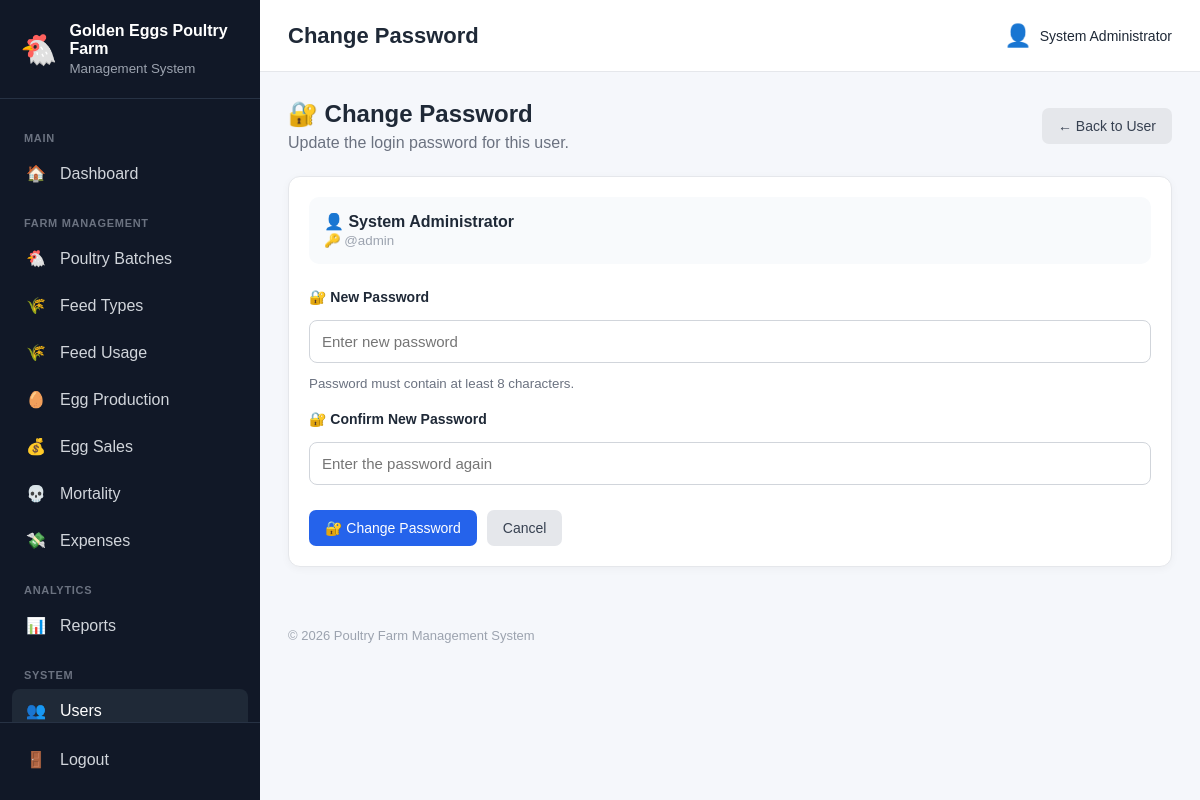
Screenshot of /users/password.php?id=1 (signed in) with the database file from the repository.
### tables this page shows
CREATE TABLE `farm_settings` (
  `id` int(10) unsigned NOT NULL AUTO_INCREMENT,
  `farm_name` varchar(150) NOT NULL,
  `farm_location` varchar(255) DEFAULT NULL,
  `phone` varchar(50) DEFAULT NULL,
  `email` varchar(150) DEFAULT NULL,
  `currency` varchar(10) DEFAULT 'GHS',
  `timezone` varchar(100) DEFAULT 'Africa/Accra',
  `created_at` timestamp NOT NULL DEFAULT current_timestamp(),
  `updated_at` timestamp NOT NULL DEFAULT current_timestamp() ON UPDATE current_timestamp(),
  PRIMARY KEY (`id`)
);

CREATE TABLE `users` (
  `id` int(10) unsigned NOT NULL AUTO_INCREMENT,
  `full_name` varchar(150) NOT NULL,
  `username` varchar(100) NOT NULL,
  `email` varchar(150) DEFAULT NULL,
  `password_hash` varchar(255) NOT NULL,
  `role` enum('admin','co_owner','employee') NOT NULL DEFAULT 'employee',
  `status` enum('active','inactive') NOT NULL DEFAULT 'active',
  `last_login` datetime DEFAULT NULL,
  `created_at` timestamp NOT NULL DEFAULT current_timestamp(),
  `updated_at` timestamp NOT NULL DEFAULT current_timestamp() ON UPDATE current_timestamp(),
  PRIMARY KEY (`id`),
  UNIQUE KEY `username` (`username`),
  UNIQUE KEY `email` (`email`)
);

### includes/functions.php (called while the page is built, shortened)
<?php
function e(?string $value): string
{
    return htmlspecialchars(
        $value ?? '',
        ENT_QUOTES,
        'UTF-8'
    );
}
function farmSettings(): array
{
    global $pdo;
    $settings = [
        'farm_name' =>
            defined('DEFAULT_FARM_NAME')
                ? DEFAULT_FARM_NAME
                : 'Poultry Farm',
        'farm_location' =>
            'Ghana',
        'phone' =>
            null,
        'email' =>
            null,
        'currency' =>
            defined('DEFAULT_CURRENCY')
                ? DEFAULT_CURRENCY
                : 'GHS',
        'timezone' =>
            defined('DEFAULT_TIMEZONE')
                ? DEFAULT_TIMEZONE
                : 'Africa/Accra'
    ];
    try {
        $stmt = $pdo->query("
            SELECT
                farm_name,
                farm_location,
                phone,
                email,
                currency,
                timezone
            FROM farm_settings
            ORDER BY id ASC
            LIMIT 1
        ");
        $databaseSettings =
            $stmt->fetch(PDO::FETCH_ASSOC);
        if ($databaseSettings) {
            $settings = array_merge(
                $settings,
                $databaseSettings
            );
        }
    } catch (Throwable $e) {
    }
    return $settings;
}
function farmName(): string
{
    return (string) (
        farmSettings()['farm_name']
        ?? 'Poultry Farm'
    );
}

### users/password.php (the view, shortened to what this page needs)
<?php
require_once __DIR__ . '/../config/database.php';
require_once __DIR__ . '/../includes/functions.php';
$userId = filter_input(
    INPUT_GET,
    'id',
    FILTER_VALIDATE_INT
);
$stmt = $pdo->prepare("
    SELECT
        id,
        full_name,
        username
    FROM users
    WHERE id = ?
    LIMIT 1
");
$stmt->execute([$userId]);
$user = $stmt->fetch(PDO::FETCH_ASSOC);
require_once __DIR__ . '/../includes/header.php';
?>
<div class="page-header">
    <div>
        <h2>🔐 Change Password</h2>
        <p>
            Update the login password for this user.
        </p>
    </div>
    <div>
        <a
            href="view.php?id=<?= (int)$user['id'] ?>"
            class="btn btn-secondary"
        >
            ← Back to User
        </a>
    </div>
</div>
<div class="dashboard-card">
    <div
        style="
            padding:15px;
            margin-bottom:25px;
            border-radius:10px;
            background:#f8fafc;
        "
    >
        <strong>
            👤 <?= e($user['full_name']) ?>
        </strong>
        <br>
        <small>
            🔑 @<?= e($user['username']) ?>
        </small>
    </div>
    <form
        method="POST"
        action=""
    >
        <div class="form-group">
            <label for="password">
                🔐 New Password
            </label>
            <input
                type="password"
                id="password"
                name="password"
                minlength="8"
                placeholder="Enter new password"
                required
            >
            <small>
                Password must contain at least 8 characters.
            </small>
        </div>
        <div class="form-group">
            <label for="confirm_password">
                🔐 Confirm New Password
            </label>
            <input
                type="password"
                id="confirm_password"
                name="confirm_password"
                minlength="8"
                placeholder="Enter the password again"
                required
            >
        </div>
        <div
            style="
                display:flex;
                gap:10px;
                flex-wrap:wrap;
                margin-top:25px;
            "
        >
            <button
                type="submit"
                class="btn btn-primary"
            >
                🔐 Change Password
            </button>
            <a
                href="view.php?id=<?= (int)$user['id'] ?>"
                class="btn btn-secondary"
            >
                Cancel
            </a>
        </div>
    </form>
</div>
<?php
require_once __DIR__ . '/../includes/footer.php';
?>

### includes/sidebar.php (shortened to what this page needs)
<?php
$currentUri = $_SERVER['REQUEST_URI'] ?? '';
function sidebarActive(string $section): string
{
    global $currentUri;
    return str_contains(
        $currentUri,
        $section
    )
        ? 'active'
        : '';
}
?>
<aside class="sidebar" id="sidebar">
    <div class="sidebar-brand">
        <div class="brand-icon">
            🐔
        </div>
        <div>
            <strong>
                <?= e(farmName()) ?>
            </strong>
            <small>
                Management System
            </small>
        </div>
    </div>
    <nav class="sidebar-nav">
        <div class="nav-section">
            MAIN
        </div>
        <a
            href="../dashboard/index.php"
            class="<?= sidebarActive('/dashboard/') ?>"
        >
            <span>
                🏠
            </span>
            <span>
                Dashboard
            </span>
        </a>
        <div class="nav-section">
            FARM MANAGEMENT
        </div>
        <a
            href="../batches/index.php"
            class="<?= sidebarActive('/batches/') ?>"
        >
            <span>
                🐔
            </span>
            <span>
                Poultry Batches
            </span>
        </a>
        <a
            href="../feed_types/index.php"
            class="<?= sidebarActive('/feed_types/') ?>"
        >
            <span>
                🌾
            </span>
            <span>
                Feed Types
            </span>
        </a>
        <a
            href="../feed/index.php"
            class="<?= sidebarActive('/feed/') ?>"
        >
            <span>
                🌾
            </span>
            <span>
                Feed Usage
            </span>
        </a>
        <a
            href="../eggs/index.php"
            class="<?= sidebarActive('/eggs/') ?>"
        >
            <span>
                🥚
            </span>
            <span>
                Egg Production
            </span>
        </a>
        <a
            href="../sales/index.php"
            class="<?= sidebarActive('/sales/') ?>"
        >
            <span>
                💰
            </span>
            <span>
                Egg Sales
            </span>
        </a>
        <a
            href="../mortality/index.php"
            class="<?= sidebarActive('/mortality/') ?>"
        >
            <span>
                💀
            </span>
            <span>
                Mortality
            </span>
        </a>
        <a
            href="../expenses/index.php"
            class="<?= sidebarActive('/expenses/') ?>"
        >
            <span>
                💸
            </span>
            <span>
                Expenses
            </span>
        </a>
        <div class="nav-section">
            ANALYTICS
        </div>
        <a
            href="../reports/index.php"
            class="<?= sidebarActive('/reports/') ?>"
        >
            <span>
                📊
            </span>
            <span>
                Reports
            </span>
        </a>
        <div class="nav-section">
            SYSTEM
        </div>
        <a
            href="../users/index.php"
            class="<?= sidebarActive('/users/') ?>"
        >
            <span>
                👥
            </span>
            <span>
                Users
            </span>
        </a>
    </nav>
    <div class="sidebar-footer">
        <a
            href="../auth/logout.php"
            class="logout-link"
        >
            <span>
                🚪
            </span>
            <span>
                Logout
            </span>
        </a>
    </div>
</aside>

### public/assets/css/app.css (style rules this page uses)
* { box-sizing: border-box; }
html, body { margin: 0; padding: 0; font-family: Arial, Helvetica, sans-serif; background: #f5f7fb; color: #1f2937; }
a { text-decoration: none; }
.sidebar { width: 260px; min-height: 100vh; background: #111827; color: white; position: fixed; left: 0; top: 0; bottom: 0; display: flex; flex-direction: column; z-index: 1000; }
.sidebar-brand { display: flex; align-items: center; gap: 12px; padding: 22px 20px; border-bottom: 1px solid #273244; }
.brand-icon { font-size: 30px; }
.sidebar-brand strong { display: block; font-size: 16px; }
.sidebar-brand small { display: block; color: #9ca3af; margin-top: 3px; }
.sidebar-nav { padding: 15px 12px; flex: 1; overflow-y: auto; }
.nav-section { font-size: 11px; font-weight: bold; color: #6b7280; padding: 18px 12px 8px; letter-spacing: 0.7px; }
.sidebar-nav a, .logout-link { display: flex; align-items: center; gap: 12px; color: #d1d5db; padding: 12px; margin-bottom: 4px; border-radius: 8px; transition: 0.2s; }
.sidebar-nav a:hover, .sidebar-nav a.active { background: #1f2937; color: white; }
.sidebar-nav a span:first-child, .logout-link span:first-child { width: 24px; text-align: center; }
.sidebar-footer { padding: 15px 12px; border-top: 1px solid #273244; }
.dashboard-card { background: white; border: 1px solid #e5e7eb; border-radius: 12px; padding: 20px; box-shadow: 0 2px 8px rgba(0, 0, 0, 0.04); }
.dashboard-card small { color: #9ca3af; }
.page-header { display: flex; align-items: center; justify-content: space-between; gap: 20px; margin-bottom: 24px; }
.page-header h2 { margin: 0 0 6px; }
.page-header p { margin: 0; color: #6b7280; }
.btn { display: inline-flex; align-items: center; justify-content: center; gap: 6px; border: 0; border-radius: 7px; padding: 10px 16px; font-size: 14px; cursor: pointer; transition: 0.2s; }
.btn-primary { background: #2563eb; color: white; }
.btn-secondary { background: #e5e7eb; color: #374151; }
.form-group { display: flex; flex-direction: column; gap: 7px; }
.form-group label { font-size: 14px; font-weight: 600; }
.form-group input, .form-group select, .form-group textarea { width: 100%; padding: 11px 12px; border: 1px solid #d1d5db; border-radius: 7px; font-family: inherit; font-size: 14px; background: white; }

### users/password.php (style rules this page uses)
.form-group { margin-bottom: 20px; }
.form-group label { display: block; font-weight: 600; margin-bottom: 8px; }
.form-group input { width: 100%; padding: 12px; border: 1px solid #d1d5db; border-radius: 8px; font-size: 15px; box-sizing: border-box; }
.form-group small { display: block; margin-top: 6px; color: #6b7280; }

### rows the page displays
farm_settings: farm_name "Golden Eggs Poultry Farm"
users: full_name "System Administrator", username "admin"

### other values shown
$pageTitle "Change Password"
$_SESSION['full_name'] "System Administrator"
